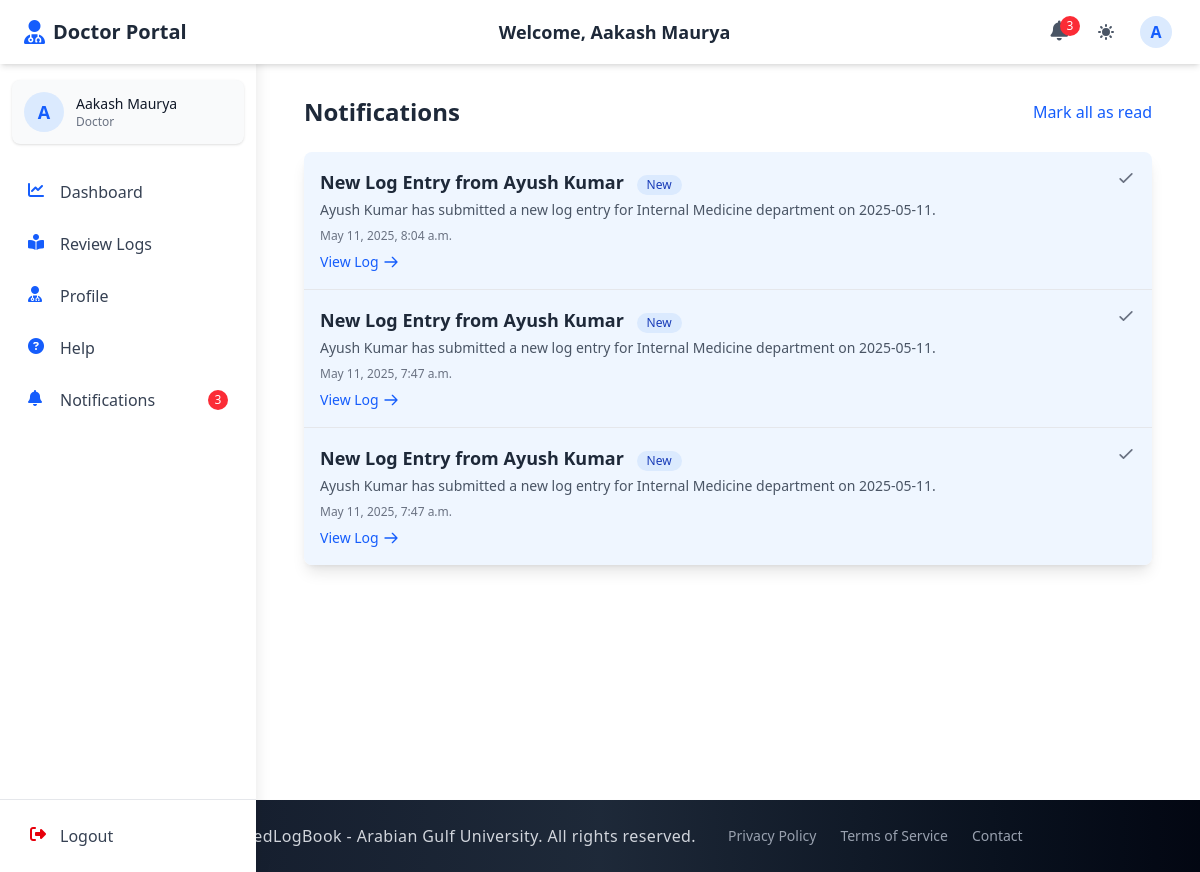
Page /doctors/notifications/ (signed in) on the committed database.
### accounts/models.py (models this page shows, shortened)
class CustomUser(AbstractUser):
    email = models.EmailField(unique=True)
    first_name = models.CharField(max_length=150, blank=True)
    last_name = models.CharField(max_length=150, blank=True)
    profile_photo = models.ImageField(
        upload_to="profiles/", blank=True, null=True, default="profiles/default.jpg"
    )
    city = models.CharField(max_length=100, blank=True)
    country = models.CharField(max_length=100, blank=True)
    phone_no = models.CharField(max_length=20, blank=True)
    bio = models.TextField(blank=True)
    speciality = models.CharField(max_length=100, blank=True)
    ROLE_CHOICES = (
        ("student", "Student"),
        ("doctor", "Doctor"),
        ("staff", "Staff"),
        ("admin", "Admin"),
    )
    role = models.CharField(max_length=10, choices=ROLE_CHOICES, default="student")
    groups = models.ManyToManyField(
        "auth.Group", related_name="customuser_groups", blank=True
    )
    user_permissions = models.ManyToManyField(
        "auth.Permission", related_name="customuser_permissions", blank=True
    )
    USERNAME_FIELD = "email"
    REQUIRED_FIELDS = ["username"]

### doctor_section/models.py (models this page shows, shortened)
class Notification(models.Model):
    recipient = models.ForeignKey(Doctor, on_delete=models.CASCADE, related_name='notifications')
    log_entry = models.ForeignKey(StudentLogFormModel, on_delete=models.CASCADE, null=True, blank=True)
    title = models.CharField(max_length=100)
    message = models.TextField()
    created_at = models.DateTimeField(auto_now_add=True)
    is_read = models.BooleanField(default=False)
    class Meta:
        ordering = ['-created_at']
        verbose_name = "Notification"
        verbose_name_plural = "Notifications"

### doctor_section/views.py (the view)
# urls.py: path("notifications/", views.notifications, name="notifications"),
@login_required
def notifications(request):
    doctor = request.user.doctor_profile
    notifications_list = Notification.objects.filter(recipient=doctor).order_by('-created_at')
    if request.GET.get('mark_read'):
        notification_id = request.GET.get('mark_read')
        notification = get_object_or_404(Notification, id=notification_id, recipient=doctor)
        notification.mark_as_read()
        return redirect('doctor_section:notifications')
    if request.GET.get('mark_all_read'):
        notifications_list.filter(is_read=False).update(is_read=True)
        messages.success(request, "All notifications marked as read.")
        return redirect('doctor_section:notifications')
    paginator = Paginator(notifications_list, 10)  # 10 items per page
    page_number = request.GET.get('page')
    page_obj = paginator.get_page(page_number)
    context = {
        'notifications': page_obj,
        'unread_count': notifications_list.filter(is_read=False).count(),
    }
    return render(request, "doctor_notifications.html", context)

### admin_section/context_processors.py (called while the page is built)
def admin_notification_count(request):
    if request.user.is_authenticated and request.user.role == 'admin':
        try:
            admin_unread_notifications_count = AdminNotification.objects.filter(recipient=request.user, is_read=False).count()
            return {'admin_unread_notifications_count': admin_unread_notifications_count}
        except:
            pass
    return {'admin_unread_notifications_count': 0}

### doctor_section/context_processors.py (called while the page is built)
def notification_count(request):
    if request.user.is_authenticated and hasattr(request.user, 'doctor_profile'):
        try:
            doctor = request.user.doctor_profile
            unread_notifications_count = Notification.objects.filter(recipient=doctor, is_read=False).count()
            return {'unread_notifications_count': unread_notifications_count}
        except:
            pass
    return {'unread_notifications_count': 0}

### student_section/context_processors.py (called while the page is built, shortened)
def student_notification_count(request):
    return {'student_unread_notifications_count': 0}

### doctor_section/templates/doctor_notifications.html (shortened to what this page needs)
{% extends 'base.html' %}
{% block navbar %}
  {% include './components/doc_auth_navbar.html' %}
{% endblock %}
{% block content %}
  <div class="container mx-auto px-4 py-8">
    <div class="flex justify-between items-center mb-6">
      <h2 class="text-2xl font-bold text-gray-800 dark:text-white">Notifications</h2>
      {% if unread_count > 0 %}
        <a href="?mark_all_read=true" class="text-blue-600 hover:text-blue-800 dark:text-blue-400 dark:hover:text-blue-300">
          Mark all as read
        </a>
      {% endif %}
    </div>
    {% if notifications %}
      <div class="bg-white dark:bg-gray-800 rounded-lg shadow-lg overflow-hidden">
        <ul class="divide-y divide-gray-200 dark:divide-gray-700">
          {% for notification in notifications %}
            <li class="p-4 {% if not notification.is_read %}bg-blue-50 dark:bg-blue-900/20{% endif %} transition-colors duration-200">
              <div class="flex justify-between items-start">
                <div>
                  <h3 class="text-lg font-semibold text-gray-800 dark:text-white">
                    {{ notification.title }}
                    {% if not notification.is_read %}
                      <span class="ml-2 inline-flex items-center px-2.5 py-0.5 rounded-full text-xs font-medium bg-blue-100 text-blue-800 dark:bg-blue-800 dark:text-blue-100">
                        New
                      </span>
                    {% endif %}
                  </h3>
                  <p class="text-sm text-gray-600 dark:text-gray-300 mt-1">{{ notification.message }}</p>
                  <p class="text-xs text-gray-500 dark:text-gray-400 mt-2">{{ notification.created_at|date:"F j, Y, g:i a" }}</p>
                  {% if notification.log_entry %}
                    <a href="{% url 'doctor_section:review_log' notification.log_entry.id %}" class="mt-2 inline-flex items-center text-sm text-blue-600 hover:text-blue-800 dark:text-blue-400 dark:hover:text-blue-300">
                      <span>View Log</span>
                      <svg class="w-4 h-4 ml-1" fill="none" stroke="currentColor" viewBox="0 0 24 24" xmlns="http://www.w3.org/2000/svg">
                        <path stroke-linecap="round" stroke-linejoin="round" stroke-width="2" d="M14 5l7 7m0 0l-7 7m7-7H3"></path>
                      </svg>
                    </a>
                  {% endif %}
                </div>
                {% if not notification.is_read %}
                  <a href="?mark_read={{ notification.id }}" class="text-gray-500 hover:text-gray-700 dark:text-gray-400 dark:hover:text-gray-300">
                    <svg class="w-5 h-5" fill="none" stroke="currentColor" viewBox="0 0 24 24" xmlns="http://www.w3.org/2000/svg">
                      <path stroke-linecap="round" stroke-linejoin="round" stroke-width="2" d="M5 13l4 4L19 7"></path>
                    </svg>
                  </a>
                {% endif %}
              </div>
            </li>
          {% endfor %}
        </ul>
      </div>
    {% endif %}
  </div>
{% endblock %}

### templates/components/auth_navbar_base.html (shortened to what this page needs)
<header class="bg-white dark:bg-gray-800 shadow-md fixed top-0 left-0 right-0 z-40 h-16 transition-all duration-300">
  <div class="flex items-center justify-between h-full px-4 md:px-6 max-w-7xl mx-auto">
    <div class="flex items-center space-x-3">
      <a href="{% block home_url %}{% endblock %}" class="flex items-center">
        <i class="{% block header_icon %}fas fa-book-medical{% endblock %} text-blue-600 dark:text-blue-400 text-2xl mr-2"></i>
        <span class="font-bold text-xl text-gray-800 dark:text-white hidden sm:inline">{% block portal_name %}ElogBook Portal{% endblock %}</span>
      </a>
    </div>
    <div class="hidden md:block text-center">
      <h1 class="text-lg font-semibold text-gray-800 dark:text-white">
        Welcome, {% block user_title %}{% endblock %} {{ request.session.first_name }} {{ request.session.last_name }}
      </h1>
    </div>
    <div class="flex items-center space-x-3">
      <div class="relative">
        <a href="{% block notifications_url %}#{% endblock %}" class="p-2 text-gray-600 dark:text-gray-300 hover:bg-gray-100 dark:hover:bg-gray-700 rounded-full transition-colors duration-200" aria-label="Notifications">
          <i class="fas fa-bell text-xl"></i>
          {% if unread_notifications_count > 0 %}
            <span class="absolute -top-1 -right-1 bg-red-500 text-white text-xs rounded-full h-5 w-5 flex items-center justify-center">{{ unread_notifications_count }}</span>
          {% endif %}
        </a>
      </div>
      <button id="theme-toggle" aria-label="Toggle dark mode" class="p-2 text-gray-600 dark:text-gray-300 hover:bg-gray-100 dark:hover:bg-gray-700 rounded-full transition-colors duration-200 focus:outline-none focus:ring-2 focus:ring-blue-500">
      </button>
      <div class="relative" x-data="{open: false}">
        <button @click="open = !open" id="user-menu-button" class="flex items-center text-gray-600 dark:text-gray-300 hover:bg-gray-100 dark:hover:bg-gray-700 rounded-full p-1 focus:outline-none focus:ring-2 focus:ring-blue-500">
          <div class="h-8 w-8 rounded-full bg-blue-100 dark:bg-blue-900 flex items-center justify-center text-blue-600 dark:text-blue-300 font-semibold">
            {{ request.session.first_name|slice:"0:1" }}
          </div>
        </button>
      </div>
    </div>
  </div>
</header>
<aside id="sidebar" class="fixed inset-y-0 left-0 z-30 w-64 pt-16 bg-white dark:bg-gray-800 shadow-lg transform -translate-x-full transition-transform duration-300 ease-in-out md:translate-x-0 overflow-hidden">
  <div class="h-full flex flex-col">
    <div class="flex-1 px-3 py-4 overflow-y-auto">
      <div class="flex items-center p-3 mb-6 rounded-lg bg-gray-50 dark:bg-gray-700 shadow-sm">
        <div class="flex-shrink-0">
          <div class="h-10 w-10 rounded-full bg-blue-100 dark:bg-blue-900 flex items-center justify-center text-blue-600 dark:text-blue-300 font-semibold text-lg">
            {{ request.session.first_name|slice:"0:1" }}
          </div>
        </div>
        <div class="ml-3 overflow-hidden">
        <p class="text-sm font-medium text-gray-900 dark:text-white truncate">{{ request.session.first_name }} {{ request.session.last_name }}</p>
        <p class="text-xs text-gray-500 dark:text-gray-400 truncate">{% block user_role %}User{% endblock %}</p>
      </div>
    </div>
      <nav class="space-y-1">
        {% block sidebar_menu %}{% endblock %}
      </nav>
    </div>
    <div class="px-3 py-3 border-t border-gray-200 dark:border-gray-700">
      <form method="POST" action="{% block logout_url_bottom %}#{% endblock %}" class="w-full">
        <button type="submit" class="flex w-full items-center px-4 py-3 text-gray-700 dark:text-gray-300 rounded-lg hover:bg-gray-100 dark:hover:bg-gray-700 group transition-colors duration-200">
          <i class="fas fa-sign-out-alt w-5 h-5 text-red-600 dark:text-red-400"></i>
          <span class="ml-3 font-medium">Logout</span>
        </button>
      </form>
    </div>
  </div>
</aside>
<div id="content-wrapper" class="pt-16 md:pl-64 min-h-screen transition-all duration-300">
</div>

### templates/components/auth_navbar_base.html (style rules this page uses)
@media (min-width: 768px) { #content-wrapper { padding-left: 16rem; } }
#sidebar { box-shadow: 0 0 15px rgba(0, 0, 0, 0.1); }

### rows in the picture
CustomUser: session.first_name "Aakash", session.last_name "Maurya"
Notification: title "New Log Entry from Ayush Kumar", is_read "New", message "Ayush Kumar has submitted a new log entry for Internal Medicine department on 2025-05-11.", created_at "May 11, 2025, 8:04 a.m.", shows "View Log"
Notification: title "New Log Entry from Ayush Kumar", is_read "New", message "Ayush Kumar has submitted a new log entry for Internal Medicine department on 2025-05-11.", created_at "May 11, 2025, 7:47 a.m.", shows "View Log"
Notification: title "New Log Entry from Ayush Kumar", is_read "New", message "Ayush Kumar has submitted a new log entry for Internal Medicine department on 2025-05-11.", created_at "May 11, 2025, 7:47 a.m.", shows "View Log"

### other values in the picture
{{ unread_notifications_count }} "3"
{{ request.session.first_name|slice:"0:1" }} "A"
